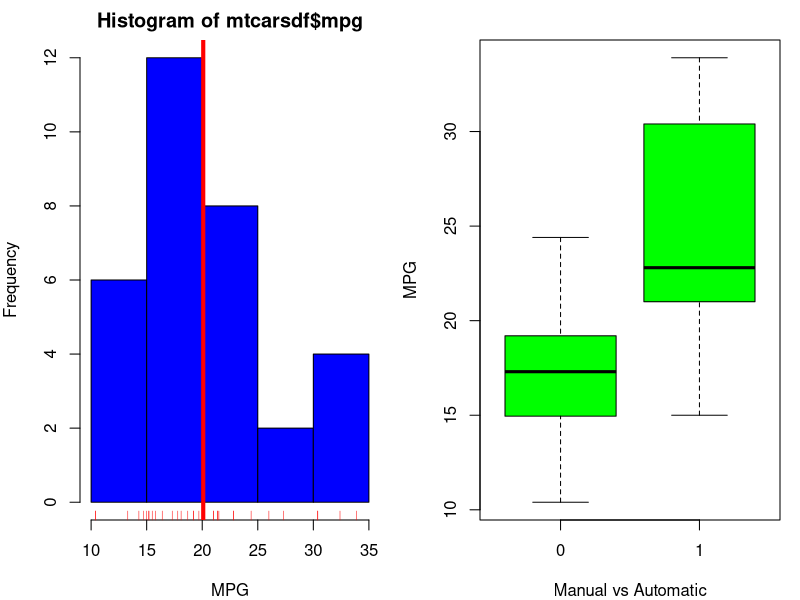
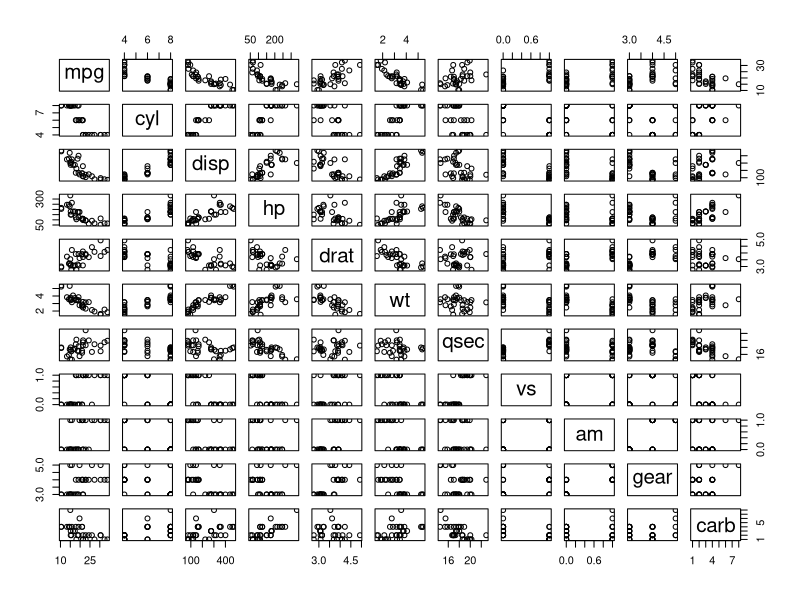
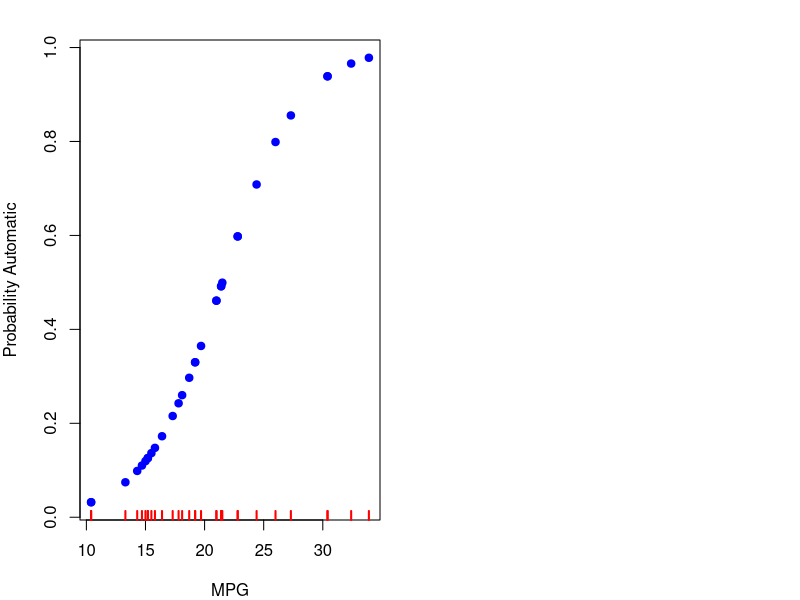
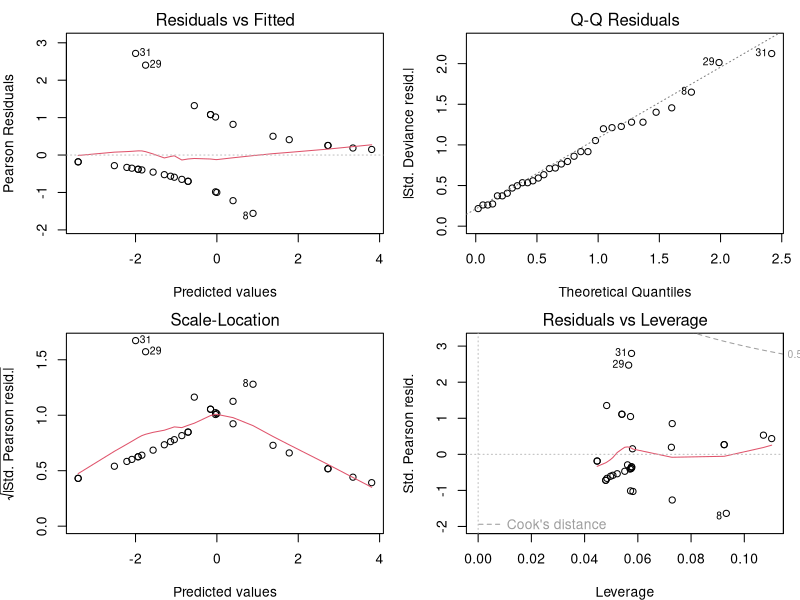

Recreate these plots in R, in order.
## ---- chunk 1
knitr::opts_chunk$set(echo = TRUE)
## ---- chunk 2
data(cars)
summary(mtcars)
mtcarsdf <- as.data.frame(mtcars)

## ---- chunk 3
mtcarsdf$mpg_rnd <- round(mtcarsdf$mpg,0)

par(mfrow = c(1, 2), mar = c(4, 4, 2, 1))
hist(mtcarsdf$mpg,col = "blue", freq = TRUE, xlab = "MPG")
rug(mtcarsdf$mpg, col = "red")
abline(v = mean(mtcarsdf$mpg), col = "red", lwd = 4)
boxplot(mpg ~ am, data = mtcarsdf, col = "green", xlab = "Manual vs Automatic", ylab = "MPG")

## ---- chunk 4
pairs(mpg ~ ., data = mtcars, col = "black")
## ---- chunk 5
	
cargrp <- aggregate(mtcars, by = list(mtcars$am), FUN = mean, na.rm = TRUE)
cargrp <- as.data.frame(cargrp)
cargrp <- aggregate(mtcars$am, list(mtcars$mpg), function(x) unique(x))
colnames(cargrp) <- c("mpg", "am")
print(cargrp)

## ---- chunk 6
Model1 <- glm(am ~ mpg , data = mtcars, family = "binomial") 
Model2 <- glm(am ~ mpg + wt, data = mtcars, family = "binomial") 
Model3 <- glm(am ~ mpg + wt + hp , data = mtcars, family = "binomial") 
Model4 <- glm(am ~ mpg + wt + hp+ disp, data = mtcars, family = "binomial") 
#Model5 <- glm(am ~ ., data = mtcars, family = "binomial")

## ---- chunk 7
anova(Model1, Model2, Model3, Model4)
## ---- chunk 8
LModel1 <- lm(mpg ~ am , data = mtcars) 
LModel2 <- lm(mpg ~ am + wt, data = mtcars) 
LModel3 <- lm(mpg ~ am + wt + hp , data = mtcars) 
LModel4 <- lm(mpg ~ am + wt + hp+ disp, data = mtcars) 
LModel5 <- lm(mpg ~ ., data = mtcars)
## ---- chunk 9
anova(LModel1, LModel2, LModel3, LModel4, LModel5)
## ---- chunk 10
logCars <- glm(mtcars$am~ mtcars$mpg, family = "binomial")

summary(logCars)
logCars$fitted
## ---- chunk 11
summary(Model1)
summary(Model2)
summary(Model3)
summary(Model4)

## ---- chunk 12
exp(logCars$coefficients)
exp(confint(logCars))
## ---- chunk 13
anova(logCars, test = "Chisq")
## ---- chunk 14
plot(mtcars$mpg,logCars$fitted,pch=19,col="blue",xlab="MPG",ylab="Probability Automatic")
rug(mtcars$mpg, lwd = 2, col = "red")
## ---- chunk 15
par(mfrow = c(2,2))
plot(logCars)

